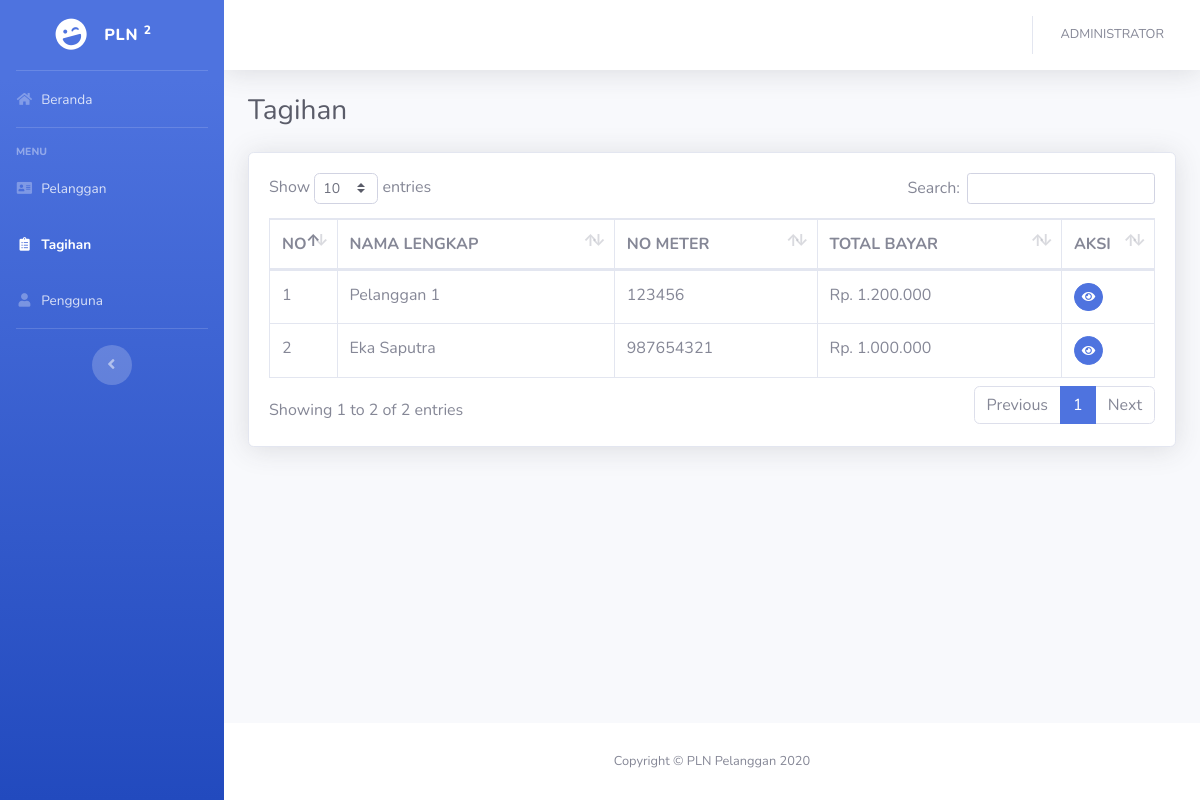
The app's page /?tagihan (signed in) with its own data.
### tables this page shows
CREATE TABLE `tagihan` (
  `id_tagihan` int(5) NOT NULL,
  `id_pelanggan` int(5) NOT NULL,
  `jml_bayar` int(11) NOT NULL,
  `tgl_bayar` date NOT NULL
);

CREATE TABLE `pelanggan` (
  `id_pelanggan` int(5) NOT NULL,
  `nama` varchar(50) NOT NULL,
  `no_hp` varchar(15) NOT NULL,
  `alamat` varchar(100) NOT NULL,
  `no_meter` varchar(50) NOT NULL,
  `daya` varchar(20) NOT NULL,
  `tgl_bayar` date NOT NULL
);

### config/function.php (called while the page is built, shortened)
<?php
function encrypt($str) {
    return base64_encode($str);
}
?>

### views/data/tagihan.php (the view, shortened to what this page needs)
<div class="container-fluid">
    <div class="d-sm-flex align-items-center justify-content-between mb-4">
        <?php if(isset($_GET['tagihan'])): ?>
        <h1 class="h3 mb-0 text-gray-800">Tagihan</h1>
        <?php else: ?>
        <h1 class="h3 mb-0 text-gray-800">Detail Tagihan</h1>
        <?php endif; ?>
    </div>
    <?php if(isset($_GET['tagihan'])): ?>
    <div class="card shadow mb-4">
        <div class="card-body">
            <div class="table-responsive">
                <table class="table table-bordered table-hover" id="dataTable" width="100%" cellspacing="0">
                    <thead>
                        <tr>
                            <th width="20">NO</th>
                            <th>NAMA LENGKAP</th>
                            <th>NO METER</th>
                            <th>TOTAL BAYAR</th>
                            <th width="50">AKSI</th>
                        </tr>
                    </thead>
                    <tbody>
                        <?php
                        $n=1;
                        $query = mysqli_query($con,"SELECT tagihan.*,pelanggan.nama,pelanggan.no_meter,sum(tagihan.jml_bayar) as total_bayar FROM tagihan JOIN pelanggan ON tagihan.id_pelanggan=pelanggan.id_pelanggan GROUP BY tagihan.id_pelanggan")or die(mysqli_error($con));
                        while($row = mysqli_fetch_array($query)):
                        ?>
                        <tr>
                            <td><?= $n++; ?></td>
                            <td><?= $row['nama']; ?></td>
                            <td><?= $row['no_meter']; ?></td>
                            <td><?= 'Rp. '.number_format($row['total_bayar'],0,"","."); ?></td>
                            <td>
                                <a href="<?=$base_url;?>?detail_tagihan&id=<?=encrypt($row['id_pelanggan']);?>&tahun=<?=date('Y');?>"
                                    class="btn btn-sm btn-circle btn-primary"><i class="fas fa-eye"></i></a>
                            </td>
                        </tr>
                        <?php endwhile; ?>
                    </tbody>
                </table>
            </div>
        </div>
    </div>
    <?php endif; ?>
</div>

### records on screen
tagihan: id_pelanggan.nama "Pelanggan 1", id_pelanggan.no_meter "123456", total_bayar "1.200.000"
tagihan: id_pelanggan.nama "Eka Saputra", id_pelanggan.no_meter "987654321", total_bayar "1.000.000"

### other values on screen
$_SESSION['fullname'] "ADMINISTRATOR"
